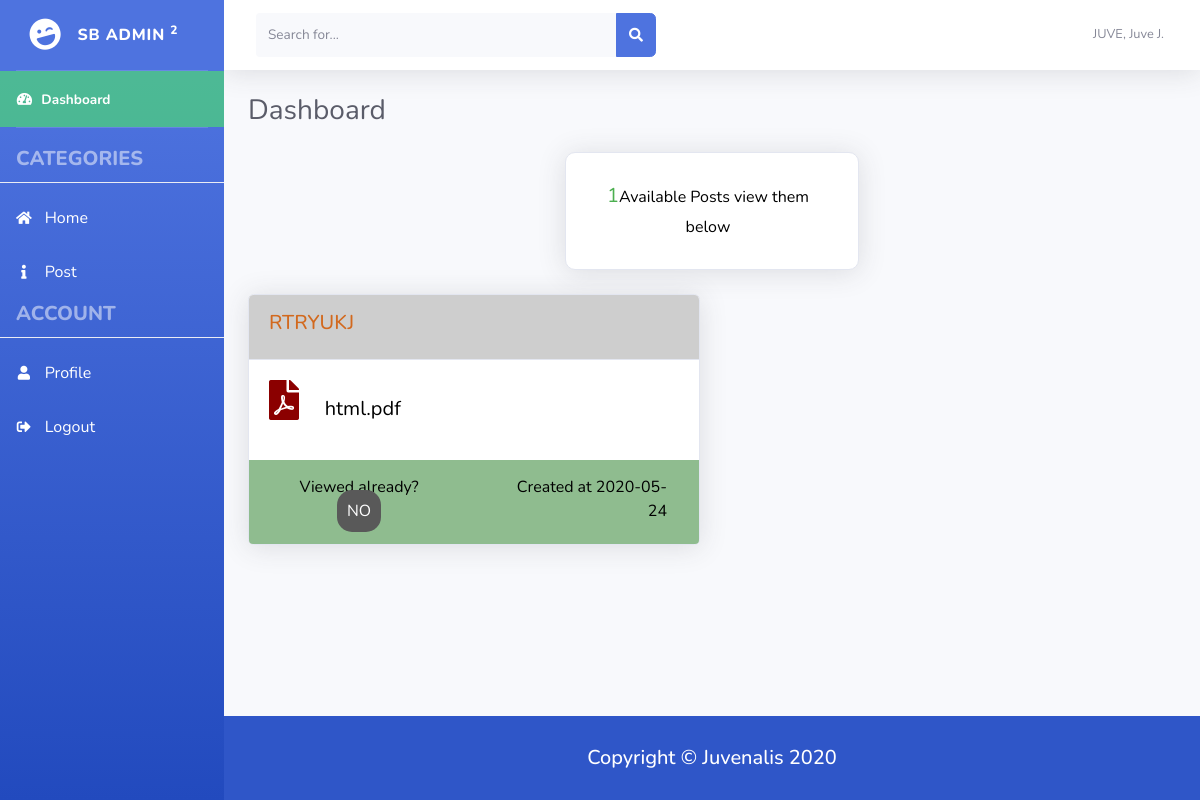
The page /public/user/index.php (signed in) on the database its author committed.
### tables this page shows
CREATE TABLE `user_transfers` (
  `transfer_id` int(11) NOT NULL,
  `user_id` int(11) NOT NULL,
  `transfer_title` varchar(255) NOT NULL,
  `file` varchar(255) NOT NULL,
  `place_to_go` varchar(255) NOT NULL,
  `viewed` enum('NO','YES') NOT NULL DEFAULT 'NO',
  `created_at` timestamp NOT NULL DEFAULT current_timestamp()
);

### src/sessionToBeRequired.php (called while the page is built, shortened)
<?php
$user = $_SESSION['user'];

### public/user/index.php (the view, shortened to what this page needs)
<?php
require('../../config/config.php');
require('../../src/sessionToBeRequired.php');
$result = $conn->prepare("SELECT * FROM user_transfers WHERE user_id = $user ORDER BY transfer_id DESC");
$result->execute();
$count = $result->rowCount();
$rows = $result->fetchAll();
?>
<!DOCTYPE html>
<html lang="en">
<head>
  <link rel="stylesheet" href="https://use.fontawesome.com/releases/v5.13.0/css/all.css">
  <link href="../../resources/styles/css/sb-admin-2.min.css" rel="stylesheet">
  <link rel="stylesheet" href="../../resources/styles/mystyleHome.css">
</head>
<body id="page-top">
  <div id="wrapper">
    <?php require_once('../../resources/assets/user/sidebar.php'); ?>
    <div id="content-wrapper" class="d-flex flex-column">
      <div id="content">
        <?php require_once('../../resources/assets/topbar.php') ?>
        <div class="container-fluid">
          <div class="d-sm-flex align-items-center justify-content-between mb-4">
            <h1 class="h3 mb-0 text-gray-800">Dashboard</h1>
          </div>
          <div class="row">
            <div class="col-xl-4 col-md-7 mb-4"></div>
            <div class="col-xl-4 col-md-7 mb-4">
              <div class="card cardIndex shadow h-100 py-2">
                <div class="card-body">
                  <div class="row no-gutters align-items-center">
                    <div class="col mr-2">
                      <div class="text-xs">
                        <?php
                        if (!$count > 0) {
                          echo '<small class="alert alert-danger">YOU DONT HAVE ANY TRANSFER</small>';
                        } else {
                          echo $count . '<small>Available Posts view them below</small>';
                        }
                        ?>
                      </div>
                    </div>
                  </div>
                </div>
              </div>
            </div>
            <div class="col-xl-4 col-md-6 mb-4"></div>
            <?php
            if (!$count > 0) {
              echo '<a href="post.php" class="btn btn-primary">Go to Post</a>';
            } else {
              foreach ($rows as $row) {
                $filenamelong = explode('5', $row['file']);
                $filenameshort = $filenamelong[0];
                $fileext = explode('.', $row['file']);
                $fileextension = $fileext[2];
                $datelong = explode(' ', $row['created_at']);
                $date = $datelong[0];
                $status = $row['viewed'];
            ?>
                <div class="col-xl-6 col-lg-12 col-md-12 col-sm-12 col-xs-12">
                  <div class="card shadow mb-4">
                    <div class="card-header py-3">
                      <h6 class="titleHead">
                        <?php echo strtoupper($row['transfer_title']); ?>
                      </h6>
                    </div>
                    <div class="card-body cardText">
                      <a href="viewMyTransfer.php?id=<?php echo $row['transfer_id']; ?>" id="moreInfo" class="test-zali">
                        <p class="doc">
                          <i class="fas fa-file-pdf pdfIcon"></i>
                          <?php echo $filenameshort . '.' . $fileextension; ?>
                        </p>
                      </a>
                    </div>
                    <div class="row dateInfoWorker">
                      <div class="col">
                        <p class="viewed">Viewed already? <span class="showStatus"><?php echo $status; ?></span></p>
                      </div>
                      <div class="col">
                        <p class="someInfo">Created at <?php echo $date; ?></p>
                      </div>
                    </div>
                  </div>
                </div>
            <?php }
            } ?>
          </div>
        </div>
      </div>
      <?php require_once('../../resources/assets/footer.php'); ?>
    </div>
  </div>
</body>
</html>

### resources/styles/mystyleHome.css (style rules this page uses)
.small, small { font-size: 80%; font-weight: 400; color: black; }
.cardIndex { border-radius: 10px; text-align: center; }
.text-xs { color: #4CAF50; font-size: 20px; }
.cardText { color: #4CAF50; font-size: 20px; }
.doc { color: #000; }
.titleHead { color: chocolate; font-size: 20px; font-weight: 500; }
.card-header { background-color: rgb(206, 206, 206); }
.dateInfoWorker { background-color: darkseagreen; border-bottom-left-radius: 4px; border-bottom-right-radius: 4px; margin: 0; }
.someInfo { color: #000; font-size: medium; text-align: right; padding: 15px 20px 5px 15px; }
.viewed { color: black; font-size: medium; text-align: center; padding: 15px 20px 5px 15px; }
.showStatus { background-color: #595959; color: #fff; padding: 10px; border-radius: 15px; }
.pdfIcon { color: darkred; font-size: 40px; padding-right: 5%; }

### rows shown on the page
user_transfers: transfer_title "RTRYUKJ", file "html", file "pdf", viewed "NO", created_at "2020-05-24"

### other values the page prints
$sname "JUVE"
$fname "Juve"
$mname "J"
$count "1"
